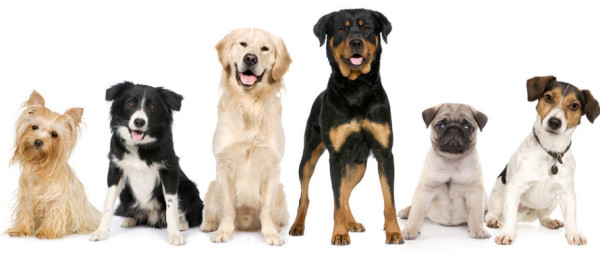
#> input picture images/dogs.jpg, 600 x 259 px
$ jupyter execute '02 Correlation, Template Matching.ipynb'
#> lines starting #> are read from the running program, lines starting #| are printed output that depends on the picture; after the words box and inside, x2 and y2 are one past the last pixel; in counts of white or black regions, pixels touching at a corner belong together
[cell 1]
import cv2
import numpy as np
import matplotlib.pyplot as plt
from scipy import signal

[cell 2]
# Sample signals and template for matching

# 1-D
sig_1d =  [1, 0, 0, -1, 1, 0, -1, -1, 1, 0, 0, 1, -1]
template_1d = [0, -1, -1, 0]

# 2-D
sig_2d = [[1, 2, 0, -1, 1, 2, -1, -1, -2, 0, 0, 1, 0],
          [0, 0, 1, 1, 2, 0, -1, 1, -1, 1, 0, 2, -1],
          [1, 1, 0, 1, -1, 2, 0, 1, 2, 0, 0, 1, -1],
          [0, 3, 1, 1, -2, 0, -1, 1, -1, 1, 1, 2, 0]]
template_2d = [[1, 0],
           [3, 1]]

[cell 3]
def find_match(t , s):
    #  signal.correlate gets the result of convolution between s and t
    corr = signal.correlate(s, t)
    index = np.argmax(corr)
    if index > len(s):
        div = index // np.array(s).shape[1]
        if div >= 1:
            index = '({},{})'.format(div, index - div*np.array(s).shape[1]-1)
    list_corr = "Correlation Matrix:\n{}".format(corr)
    return list_corr + '\n' + 'Index: {}'.format(index)

[cell 4]
# The index where the template matches is where the highest correlation value is
# In this case, index = 8 of the correlation matrix
print(find_match(template_1d, sig_1d))

[cell 5]
# The index where the highest correlation happens at index (3, 4) with a value of 11
print(find_match(template_2d, sig_2d))

[cell 6]
# Now, let's do it with images

dogs = cv2.imread("../images/dogs.jpg", cv2.IMREAD_COLOR)
#> dogs is the input picture: shape (259, 600, 3); mean B, G, R 197, 204.8, 212.3

[cell 7]
# To convert BGR to RGB
def to_rgb(img):
    return cv2.cvtColor(img, cv2.COLOR_BGR2RGB)

[cell 8]
plt.figure(figsize=(10,5))
plt.imshow(to_rgb(dogs))

[cell 9]
# We extract a template from the image
pug = dogs[105:240, 400:490]
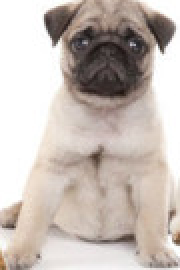
#> pug: shape (135, 90, 3) (shown 2 times larger); mean B, G, R 182, 188.6, 199
plt.imshow(to_rgb(pug))

[cell 10]
def template_matching(template, image):
    #Different methods for comparison
    methods = ['cv2.TM_CCOEFF', 'cv2.TM_CCOEFF_NORMED', 'cv2.TM_CCORR',
                'cv2.TM_CCORR_NORMED', 'cv2.TM_SQDIFF', 'cv2.TM_SQDIFF_NORMED']

    for i, method in enumerate(methods):
        image_x = image.copy() # We need a copy because we draw a rectangle to the image
        correlation = cv2.matchTemplate(image, template, eval(method))
        _, _, min_loc, max_loc = cv2.minMaxLoc(correlation)

        # For TM_SQDIFF or TM_SQDIFF_NORMED, take minimum value
        if method in ['cv2.TM_SQDIFF', 'cv2.TM_SQDIFF_NORMED']:
            top_left = min_loc
        else:
            top_left = max_loc
        # bottom_right = (X start point + width, Y start point + height)
        bottom_right = (top_left[0] + template.shape[1], top_left[1] + template.shape[0])

        # Draw Rectangle cv2.rectangle(image,start pos, end pos, color, thickness)
        cv2.rectangle(image_x,top_left, bottom_right, 255, 3)

        plt.figure(figsize=(10,10))

        plt.subplot(121)
        plt.imshow(correlation)
        plt.title(method), plt.xticks([]), plt.yticks([])

        plt.subplot(122)
        plt.imshow(to_rgb(image_x))
        plt.xticks([]), plt.yticks([])
#> this loop made 6 passes
#> (min_loc, top_left, bottom_right) on passes 1 to 4: ((356, 60), (400, 105), (490, 240)), ((357, 64), (400, 105), (490, 240)), ((306, 24), (15, 0), (105, 135)), ((328, 24), (400, 105), (490, 240))
#> (max_loc, top_left, bottom_right) on passes 5 to 6: ((343, 26), (400, 105), (490, 240)), ((317, 23), (400, 105), (490, 240))
#> pass 1, in template_matching, `correlation = cv2.matchTemplate(image, template, eval(method))`:
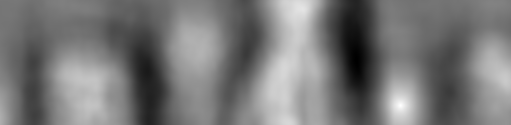
#> correlation: shape (125, 511) float32; min -120708056, max 130524552, mean -2894413.2; drawn with min black and max white
#> pass 3, in template_matching, `correlation = cv2.matchTemplate(image, template, eval(method))`:
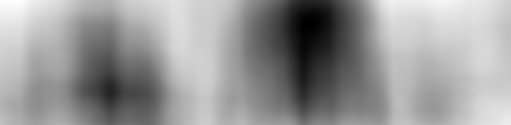
#> correlation: shape (125, 511) float32; min 745170304, max 1.68e+09, mean 1.3e+09; drawn with min black and max white
#> after the loop:
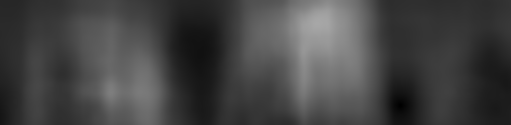
#> correlation: shape (125, 511) float32; min 7.74e-08, max 0.656, mean 0.268

[cell 11]
template_matching(pug, dogs)
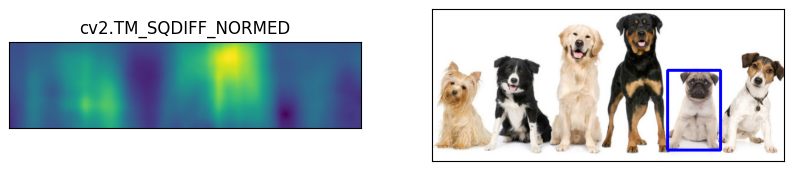
#> figure drawn by matplotlib, 2 panels

[cell 12]
# Multiple objects matched

resistors = cv2.imread('../images/resistors.jpg', cv2.IMREAD_COLOR)
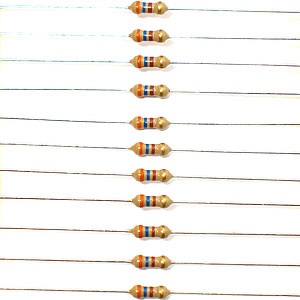
#> input picture images/resistors.jpg, 300 x 300 px
#> resistors is the input picture: shape (300, 300, 3); mean B, G, R 239.6, 243.2, 246.1
plt.imshow(to_rgb(resistors))

[cell 13]
# Extract a template

resistor_template = resistors[55:68,130:170]
plt.imshow(to_rgb(resistor_template))
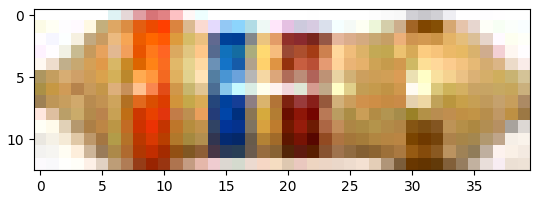
#> figure drawn by matplotlib, 1 panel

[cell 14]
def template_matching_x(template, img, threshold):
    #Threshold value is how sensitive it should match the image

#> called with template = array of shape (13, 40, 3), threshold = 0.8
    image = img.copy()

    #Convert images to grayscale
    image_gray = cv2.cvtColor(image, cv2.COLOR_BGR2GRAY)
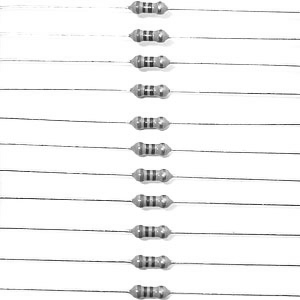
#> image_gray: shape (300, 300); min 22, max 255, mean 243.7
    template = cv2.cvtColor(template, cv2.COLOR_BGR2GRAY)

    correlation = cv2.matchTemplate(image_gray,template, cv2.TM_CCOEFF_NORMED)
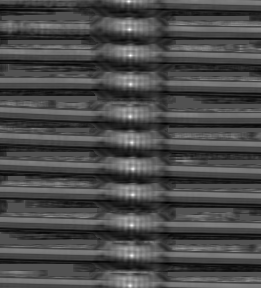
#> correlation: shape (288, 261) float32; min -0.47, max 1, mean -0.0412; drawn with min black and max white

    # Extracting width and height information for drawing a rectangle
    width, height = template.shape[::-1]
#> width = 40; height = 13

    # This returns the point at which the template matches above a certain threshold
    matches = np.where( correlation >= threshold)
#> matches = 25 positions, rows 1 to 285, columns 128 to 133

    for match in zip(*matches[::-1]):
        # Draw Rectangle cv2.rectangle(image,start pos, end pos, color, thickness)
        cv2.rectangle(image, match, (match[0] + width, match[1] + height), (0,255,0), 2)
#> this loop made 25 passes
#> match on passes 1 to 12: (128, 1), (129, 1), (128, 29), (129, 29), (130, 29), (129, 55), (130, 55), (131, 55), (130, 83), (130, 84), (129, 116), (130, 116)
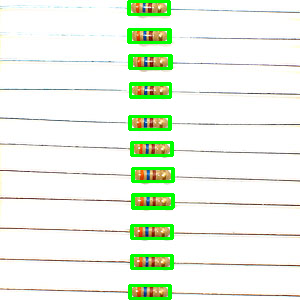
#> image: shape (300, 300, 3); 4.36% of pixels changed, all inside (x1, y1, x2, y2) = (127, 0, 175, 300)

    plt.imshow(to_rgb(image))
    plt.xticks([]), plt.yticks([])
